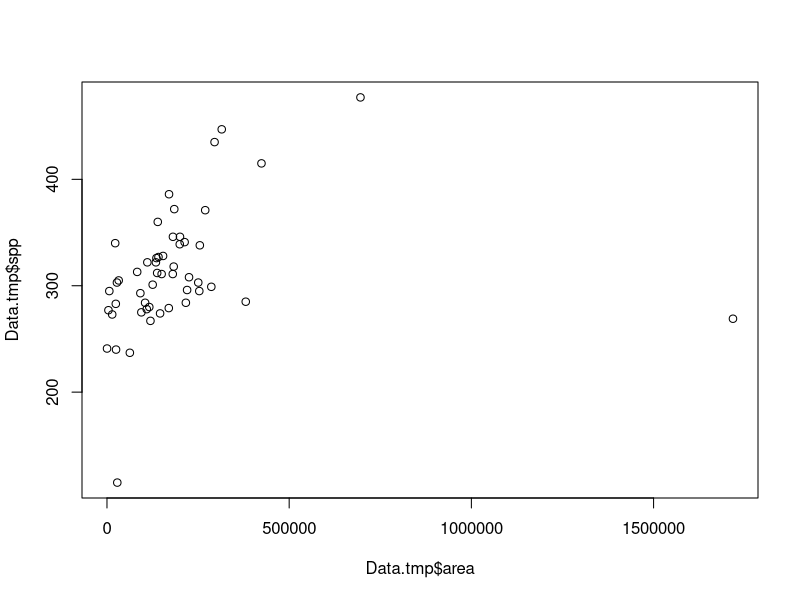
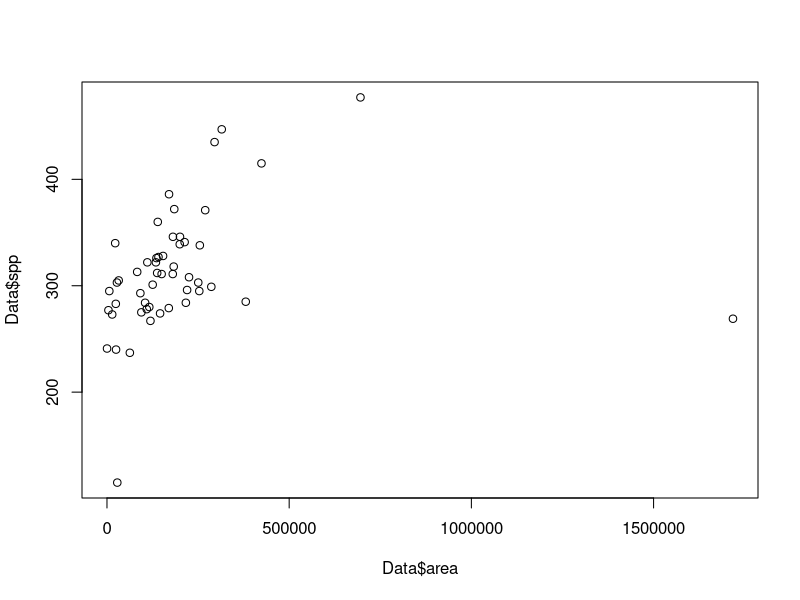
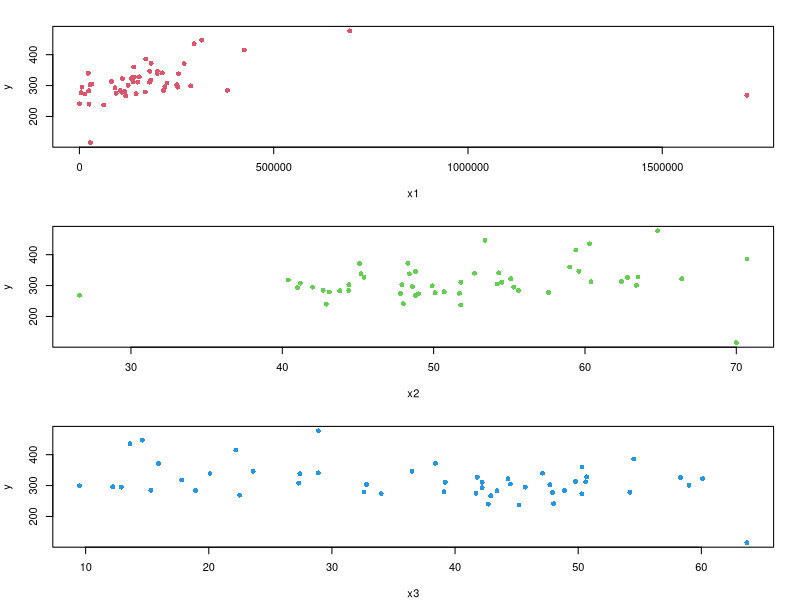

R code for these plots, in order:
###########################################################
###
### Avian Species Richness Data Analysis
### Perry Williams
### 09/12/2020
###
###########################################################

###
### Set the working directory
###

setwd("/Users/pwill/Desktop/GRAD778_04_2020/Data")

###
### Load the avian species richness data
###

Data.tmp=read.csv("birds.csv")

###
### Look at the number of species versus the data
###

plot(Data.tmp$area,Data.tmp$spp)

###
### Alaska looks like an outlier, with a lot of area,
### and average number of species. Remove it from the
### analysis
###

Data=Data.tmp
## Data=Data.tmp[-2,]

###
### Plot species versus area, with Alaska removed
###

plot(Data$area,Data$spp)

###
### Assign response variable, y, and predictor variables
### x1 (area), x2 (temp), and x3 (precip).
###

y=Data$spp
x1=Data$area
x2=Data$temp
x3=Data$precip

###
### Fit a multiple linear regression model with response
### variable 'spp' (number of species) and predictor
### variables 'area', 'temp', and 'precip'
###

linMod=lm(y~x1+x2+x3)

###
### Summarize the model fit
###

summary(linMod)

###
### Made a plot of the marginal relationships between the
### response variable and each predictor variable
###

pdf(here("Analysis/ResultsFigures/Figure1.pdf"))

par(mfrow=c(3,1),mar=c(4,4,2,2))
plot(x1,y,pch=16,col=2)
plot(x2,y,pch=16,col=3)
plot(x3,y,pch=16,col=4)

dev.off()
